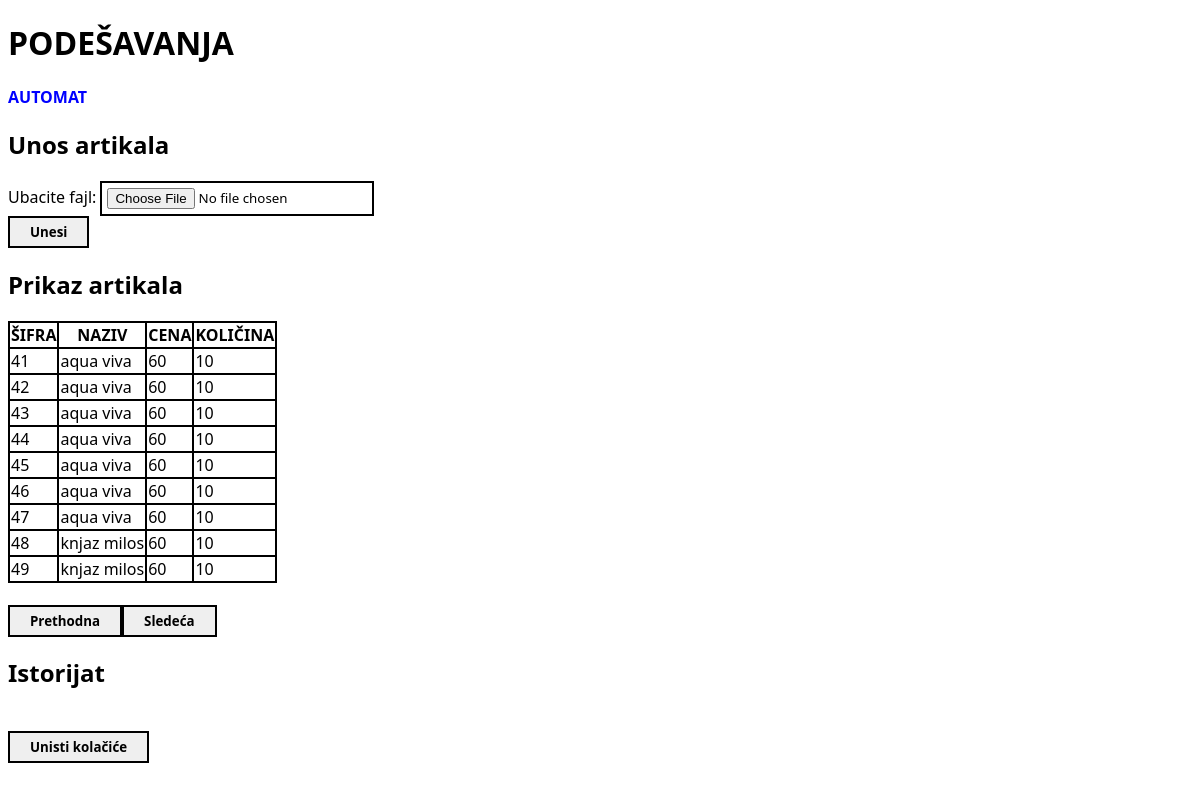
Page /settings.php?page=4 on the committed database.
### tables this page shows
CREATE TABLE IF NOT EXISTS `artikli` (
  `sifra` int NOT NULL,
  `naziv` varchar(50) NOT NULL,
  `cena` int NOT NULL,
  `kolicina` int NOT NULL,
  PRIMARY KEY (`sifra`)
);

### classes/Artikal.php (called while the page is built, shortened)
<?php
class Artikal
{
    private $sifra;
    private $naziv;
    private $cena;
    private $kolicina;
    public function get_sifra()
    {
        return $this->sifra;
    }
    public function get_naziv()
    {
        return $this->naziv;
    }
    public function get_cena()
    {
        return $this->cena;
    }
    public function get_kolicina()
    {
        return $this->kolicina;
    }
    public function set_sifra($sifra)
    {
        return $this->sifra = $sifra;
    }
    public function set_naziv($naziv)
    {
        return $this->naziv = $naziv;
    }
    public function set_cena($cena)
    {
        $this->cena = $cena;
    }
    public function set_kolicina($kolicina)
    {
        return $this->kolicina = $kolicina;
    }
}

### utilities/DBUtils.php (called while the page is built, shortened)
<?php
class DBUtils
{
    private $conn;
    public function __construct()
    {
        $dsn = "mysql:host=localhost;dbname=automat";
        $user = DB_USERNAME;
        $pass = DB_PASSWORD;
        $this->conn = new PDO($dsn, $user, $pass);
        $this->conn->setAttribute(PDO::ATTR_ERRMODE, PDO::ERRMODE_EXCEPTION);
    }
    public function select_artikli()
    {
        $sql = "SELECT * FROM " . TABLE_ARTIKLI . " ORDER BY " . COL_ARTIKLI_SIFRA;
        return $this->conn->query($sql)->fetchAll(PDO::FETCH_BOTH);
    }
}

### settings.php (the view, shortened to what this page needs)
<?php
require("classes/Artikal.php");
require("utilities/DBUtils.php");
$utils = new DBUtils();
$artikli = array();
function fill_array()
{
    global $utils;
    $table = $utils->select_artikli();
}
fill_array();
?>
<!DOCTYPE html>
<html>
<head>
    <link rel="stylesheet" type="text/css" href="css/style.css">
</head>
<body>
    <div id="header">
        <h1>PODEŠAVANJA</h1>
        <a href="index.php">AUTOMAT</a>
    </div>
    <div id="main">
        <form enctype="multipart/form-data" action="" method="post">
            <h2>Unos artikala</h2>
            <label>Ubacite fajl:</label>
            <input type="file" name="filename">
            <br>
            <input type="submit" name="submit" value="Unesi">
        </form>
        <table>
            <h2>Prikaz artikala</h2>
            <tr>
                <th>ŠIFRA</th>
                <th>NAZIV</th>
                <th>CENA</th>
                <th>KOLIČINA</th>
            </tr>
            <?php
            if (isset($artikli)) {
                $page = 1;
                if (isset($_GET["page"])) {
                    $page = $_GET["page"];
                    for ($i = ($page - 1) * 9; $i < ($page - 1) * 9 + 9; $i++) {
                        echo "<tr>";
                        echo "<td>{$artikli[$i]->get_sifra()}</td>";
                        echo "<td>{$artikli[$i]->get_naziv()}</td>";
                        echo "<td>{$artikli[$i]->get_cena()}</td>";
                        echo "<td>{$artikli[$i]->get_kolicina()}</td>";
                        echo "</tr>";
                    }
                }
            }
            ?>
        </table>
        <br>
        <?php
        if ($page > 1)
            echo "<a href=\"?page=" . ($page - 1) . "\"><button>Prethodna</button></a>";
        if ($page < 6)
            echo "<a href=\"?page=" . ($page + 1) . "\"><button>Sledeća</button></a>";
        ?>
        <form action="" method="post">
            <h2>Istorijat</h2>
            <br>
            <input type="submit" name="destroy" value="Unisti kolačiće">
        </form>
    </div>
</body>
</html>

### css/style.css (style rules this page uses)
* { font-family: 'Segoe UI', Tahoma, Geneva, Verdana, sans-serif; }
div { align-items: center; }
a { text-decoration: none; font-weight: bold; color: blue; }
table, tr, th, td { border: 2px solid black; border-collapse: collapse; }
input { border: 2px solid black; padding: 5px; }
button { border: 2px solid black; }
button, input[type=submit] { font-weight: 600; padding: 5px 20px; }

### rows in the picture
artikli: sifra "41", naziv "aqua viva", cena "60", kolicina "10"
artikli: sifra "42", naziv "aqua viva", cena "60", kolicina "10"
artikli: sifra "43", naziv "aqua viva", cena "60", kolicina "10"
artikli: sifra "44", naziv "aqua viva", cena "60", kolicina "10"
artikli: sifra "45", naziv "aqua viva", cena "60", kolicina "10"
artikli: sifra "46", naziv "aqua viva", cena "60", kolicina "10"
artikli: sifra "47", naziv "aqua viva", cena "60", kolicina "10"
artikli: sifra "48", naziv "knjaz milos", cena "60", kolicina "10"
artikli: sifra "49", naziv "knjaz milos", cena "60", kolicina "10"
